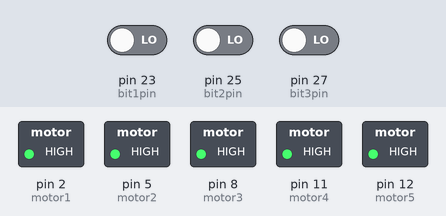
A sketch run on a simulated Arduino Mega 2560, built with avr-gcc and run on an emulated ATmega2560. On the bench: switched loads named in the sketch (green lamp = pin HIGH). The test bench sets the inputs (shaded band); at power-on: pin 23 (bit1pin) LOW, pin 25 (bit2pin) LOW, pin 27 (bit3pin) LOW.

Above: at 0.1 s.
Timing chart, 0 to 1.6 s (numbered marks = the images above):
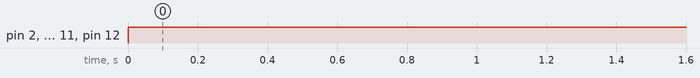

Measured:
- by itself, pin 2 (motor1), pin 5 (motor2), pin 8 (motor3), pin 11 (motor4), pin 12 (motor5): LOW → HIGH at 0.00 s

The sketch:

pumpSerialReceive.ino
```cpp
int bit1pin = 23;
int bit2pin = 25;
int bit3pin = 27;

int motor1 = 2;
int motor2 = 5;
int motor3 = 8;
int motor4 = 11;
int motor5 = 12;

void setup() {
  pinMode(bit1pin, INPUT);
  pinMode(bit2pin, INPUT);
  pinMode(bit3pin, INPUT);

  pinMode(motor1, OUTPUT);
  pinMode(motor2, OUTPUT);
  pinMode(motor3, OUTPUT);
  pinMode(motor4, OUTPUT);
  pinMode(motor5, OUTPUT);
}

void loop() {
  // put your main code here, to run repeatedly:
  bool a0 = digitalRead(bit1pin); // store bit1
  bool a1 = digitalRead(bit2pin); // store bit2
  bool a2 = digitalRead(bit3pin); // store bit3

  byte address = a0 + (a1 << 1) + (a2 << 2);

  // Assign motor states based on received value
  // NEED MOTOR PIN DEFS

  if (address = 0){
    digitalWrite(motor1, LOW);
    digitalWrite(motor2, LOW);
    digitalWrite(motor3, LOW);
    digitalWrite(motor4, LOW);
    digitalWrite(motor5, LOW);
  }

  if (address = 1) digitalWrite(motor1, HIGH);
  if (address = 2) digitalWrite(motor2, HIGH);
  if (address = 3) digitalWrite(motor3, HIGH);
  if (address = 4) digitalWrite(motor4, HIGH);
  if (address = 5) digitalWrite(motor5, HIGH);

  if (address = 6){
    digitalWrite(motor1, HIGH);
    digitalWrite(motor2, HIGH);
    digitalWrite(motor3, HIGH);
    digitalWrite(motor4, HIGH);
    digitalWrite(motor5, HIGH);
  }


}
```
